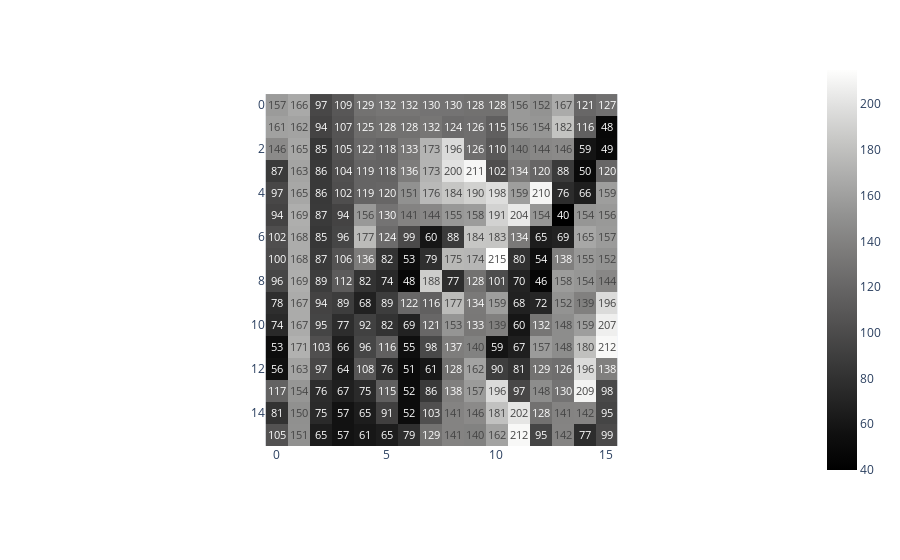

Notebook code cell kept with this figure:
### Code cell
px.imshow(aimg[::2,::2], color_continuous_scale='gray', text_auto=True)

### Figure 1 — Plotly figure (JSON) as saved in the notebook; plotly's stock layout.template omitted (floating-point values rounded to 4 significant figures; data arrays with more than 128 entries replaced by an {"elided": "..."} marker saying what was removed)
{"data": [{"coloraxis": "coloraxis", "hovertemplate": "x: %{x}<br>y: %{y}<br>color: %{z}<extra></extra>", "name": "0", "texttemplate": "%{z}", "type": "heatmap", "xaxis": "x", "yaxis": "y", "z": {"elided": "16x16 int values"}}], "layout": {"autosize": true, "coloraxis": {"colorscale": [[0, "rgb(0, 0, 0)"], [0.09091, "rgb(16, 16, 16)"], [0.1818, "rgb(38, 38, 38)"], [0.2727, "rgb(59, 59, 59)"], [0.3636, "rgb(81, 80, 80)"], [0.4545, "rgb(102, 101, 101)"], [0.5455, "rgb(124, 123, 122)"], [0.6364, "rgb(146, 146, 145)"], [0.7273, "rgb(171, 171, 170)"], [0.8182, "rgb(197, 197, 195)"], [0.9091, "rgb(224, 224, 223)"], [1, "rgb(254, 254, 253)"]]}, "margin": {"t": 60}, "xaxis": {"anchor": "y", "autorange": true, "constrain": "domain", "domain": [0.2566, 0.7434], "range": [-0.5, 15.5], "scaleanchor": "y"}, "yaxis": {"anchor": "x", "autorange": true, "constrain": "domain", "domain": [0, 1], "range": [15.5, -0.5]}}}
